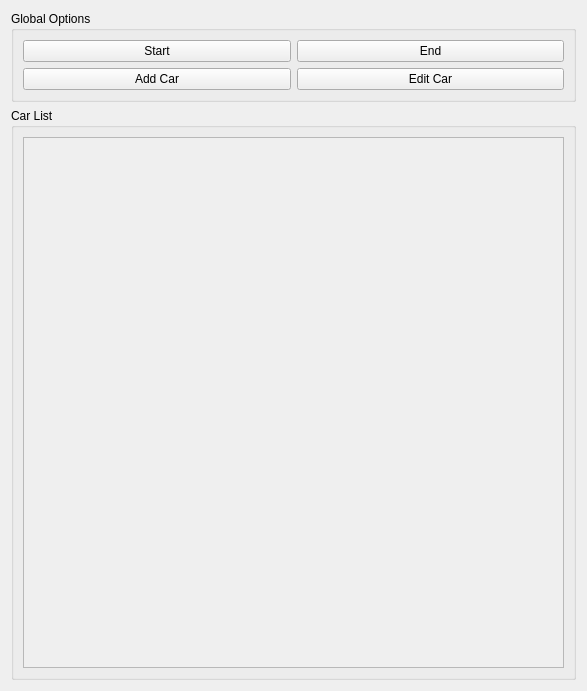
<?xml version="1.0" encoding="UTF-8"?>
<ui version="4.0">
 <class>SemiAuto</class>
 <widget class="QWidget" name="SemiAuto">
  <property name="geometry">
   <rect>
    <x>0</x>
    <y>0</y>
    <width>587</width>
    <height>691</height>
   </rect>
  </property>
  <property name="windowTitle">
   <string>Semi-Auto</string>
  </property>
  <layout class="QGridLayout" name="gridLayout_2">
   <item row="0" column="0">
    <layout class="QGridLayout" name="topLayout">
     <item row="1" column="0">
      <widget class="QGroupBox" name="ButtonBox">
       <property name="title">
        <string>Car List</string>
       </property>
       <layout class="QGridLayout" name="gridLayout_4">
        <item row="0" column="0">
         <widget class="QScrollArea" name="scrollArea">
          <property name="minimumSize">
           <size>
            <width>541</width>
            <height>0</height>
           </size>
          </property>
          <property name="widgetResizable">
           <bool>true</bool>
          </property>
          <widget class="QWidget" name="semiAutoButtonArea">
           <property name="geometry">
            <rect>
             <x>0</x>
             <y>0</y>
             <width>539</width>
             <height>525</height>
            </rect>
           </property>
           <layout class="QGridLayout" name="gridLayout">
            <item row="0" column="0">
             <layout class="QGridLayout" name="buttonsLayout"/>
            </item>
           </layout>
          </widget>
         </widget>
        </item>
       </layout>
      </widget>
     </item>
     <item row="0" column="0">
      <widget class="QGroupBox" name="Global_Options">
       <property name="title">
        <string>Global Options</string>
       </property>
       <layout class="QGridLayout" name="gridLayout_5">
        <item row="2" column="0">
         <layout class="QGridLayout" name="gridLayout_3">
          <item row="0" column="0">
           <widget class="QPushButton" name="pushButton">
            <property name="text">
             <string>Start</string>
            </property>
           </widget>
          </item>
          <item row="0" column="1">
           <widget class="QPushButton" name="pushButton_2">
            <property name="text">
             <string>End</string>
            </property>
           </widget>
          </item>
          <item row="1" column="0">
           <widget class="QPushButton" name="pushButton_3">
            <property name="text">
             <string>Add Car</string>
            </property>
           </widget>
          </item>
          <item row="1" column="1">
           <widget class="QPushButton" name="pushButton_4">
            <property name="text">
             <string>Edit Car</string>
            </property>
           </widget>
          </item>
         </layout>
        </item>
       </layout>
      </widget>
     </item>
    </layout>
   </item>
  </layout>
 </widget>
 <resources/>
 <connections/>
</ui>
